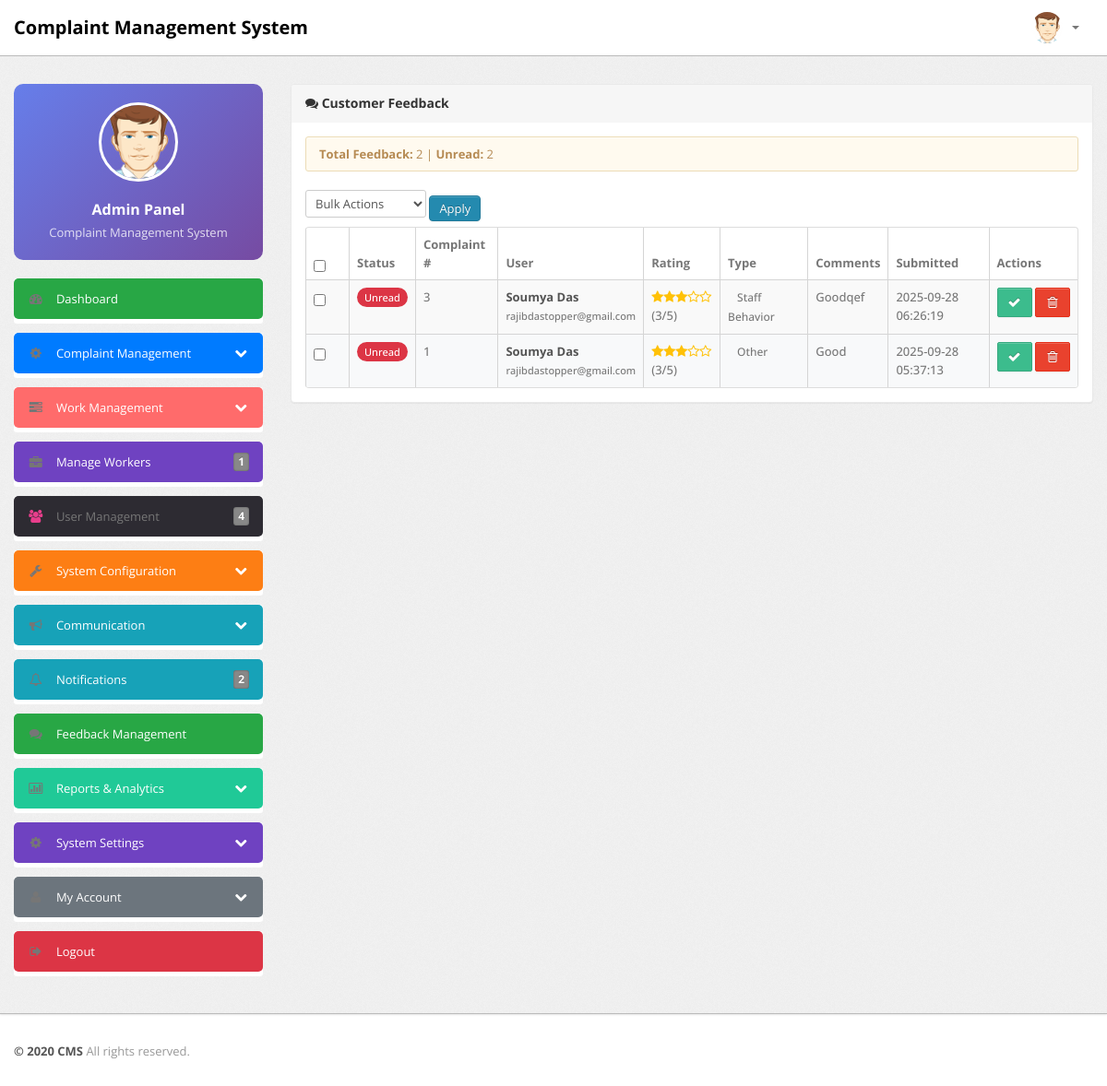
Screenshot of /admin/manage-feedback.php (signed in) with the database file from the repository.
### tables this page shows
CREATE TABLE `tblfeedback` (
  `id` int(11) NOT NULL,
  `complaintId` int(11) NOT NULL,
  `userId` int(11) NOT NULL,
  `rating` int(11) NOT NULL CHECK (`rating` >= 1 and `rating` <= 5),
  `feedbackType` varchar(50) NOT NULL,
  `comments` text DEFAULT NULL,
  `submissionDate` timestamp NOT NULL DEFAULT current_timestamp(),
  `isRead` tinyint(1) DEFAULT 0
);

CREATE TABLE `tblcomplaints` (
  `complaintNumber` int(11) NOT NULL,
  `userId` int(11) NOT NULL,
  `category` int(11) NOT NULL,
  `subcategory` varchar(255) NOT NULL,
  `complaintType` varchar(255) NOT NULL,
  `state` varchar(255) NOT NULL,
  `noc` varchar(255) NOT NULL,
  `complaintDetails` mediumtext NOT NULL,
  `complaintFile` varchar(255) DEFAULT NULL,
  `regDate` timestamp NOT NULL DEFAULT current_timestamp(),
  `status` varchar(50) DEFAULT NULL,
  `lastUpdationDate` timestamp NOT NULL DEFAULT '0000-00-00 00:00:00' ON UPDATE current_timestamp()
);

CREATE TABLE `users` (
  `id` int(11) NOT NULL,
  `fullName` varchar(100) NOT NULL,
  `userEmail` varchar(100) NOT NULL,
  `password` varchar(255) NOT NULL,
  `contactNo` varchar(15) NOT NULL,
  `address` varchar(255) NOT NULL,
  `consumerId` varchar(50) NOT NULL,
  `status` tinyint(1) NOT NULL DEFAULT 1,
  `regDate` timestamp NOT NULL DEFAULT current_timestamp()
);

### admin/manage-feedback.php (the view, shortened to what this page needs)
<?php
if(strlen($_SESSION['alogin'])==0) {
    header('location:index.php');
}
else{
?>
<!DOCTYPE html>
<html lang="en">
<head>
    <link type="text/css" href="bootstrap/css/bootstrap.min.css" rel="stylesheet">
    <link type="text/css" href="bootstrap/css/bootstrap-responsive.min.css" rel="stylesheet">
    <link type="text/css" href="css/theme.css" rel="stylesheet">
    <link type="text/css" href="images/icons/css/font-awesome.css" rel="stylesheet">
</head>
<body>
    <?php include('include/header.php');?>
    <div class="wrapper">
        <div class="container">
            <div class="row">
                <?php include('include/sidebar.php');?>
                <div class="span9">
                    <div class="content">
                        <div class="module">
                            <div class="module-head">
                                <h3><i class="icon-comments"></i> Customer Feedback</h3>
                            </div>
                            <div class="module-body">
                                <?php
                                $query = mysqli_query($bd, "SELECT f.*, u.fullName, u.userEmail, c.complaintNumber
                                                          FROM tblfeedback f
                                                          JOIN users u ON f.userId = u.id
                                                          JOIN tblcomplaints c ON f.complaintId = c.complaintNumber
                                                          ORDER BY f.isRead ASC, f.submissionDate DESC");
                                $total = mysqli_num_rows($query);
                                $unreadQuery = mysqli_query($bd, "SELECT COUNT(*) as unreadCount FROM tblfeedback WHERE isRead = 0");
                                $unreadRow = mysqli_fetch_assoc($unreadQuery);
                                $unreadCount = $unreadRow['unreadCount'];
                                ?>
                                <div class="alert alert-info">
                                    <strong>Total Feedback:</strong> <?php echo $total; ?> |
                                    <strong>Unread:</strong> <?php echo $unreadCount; ?>
                                </div>
                                <?php if($total > 0) { ?>
                                <form method="post" action="">
                                    <div class="bulk-actions mb-3">
                                        <select name="bulk_action" class="form-control d-inline-block" style="width: auto;">
                                            <option value="">Bulk Actions</option>
                                        </select>
                                        <button type="submit" class="btn btn-primary" onclick="return confirm('Are you sure you want to perform this action?')">Apply</button>
                                    </div>
                                    <div class="table-responsive">
                                        <table class="table table-bordered table-striped">
                                            <thead>
                                                <tr>
                                                    <th width="30"><input type="checkbox" id="selectAll"></th>
                                                    <th>Status</th>
                                                    <th>Complaint #</th>
                                                    <th>User</th>
                                                    <th>Rating</th>
                                                    <th>Type</th>
                                                    <th>Comments</th>
                                                    <th>Submitted</th>
                                                    <th>Actions</th>
                                                </tr>
                                            </thead>
                                            <tbody>
                                                <?php while($row = mysqli_fetch_array($query)) {
                                                    $typeClass = '';
                                                    $statusClass = $row['isRead'] ? 'status-read' : 'status-unread';
                                                    $statusText = $row['isRead'] ? 'Read' : 'Unread';
                                                    $rowClass = $row['isRead'] ? '' : 'feedback-row-unread';
                                                ?>
                                                <tr class="<?php echo $rowClass; ?>">
                                                    <td><input type="checkbox" name="feedback_ids[]" value="<?php echo $row['id']; ?>"></td>
                                                    <td><span class="status-badge <?php echo $statusClass; ?>"><?php echo $statusText; ?></span></td>
                                                    <td><?php echo htmlentities($row['complaintNumber']); ?></td>
                                                    <td>
                                                        <strong><?php echo htmlentities($row['fullName']); ?></strong><br>
                                                        <small><?php echo htmlentities($row['userEmail']); ?></small>
                                                    </td>
                                                    <td>
                                                        <span class="rating-stars">
                                                            <?php
                                                            for($i=1; $i<=5; $i++) {
                                                                if($i <= $row['rating']) {
                                                                    echo '<i class="icon-star"></i>';
                                                                } else {
                                                                    echo '<i class="icon-star-empty"></i>';
                                                                }
                                                            }
                                                            ?>
                                                        </span>
                                                        (<?php echo $row['rating']; ?>/5)
                                                    </td>
                                                    <td><span class="feedback-type <?php echo $typeClass; ?>"><?php echo htmlentities($row['feedbackType']); ?></span></td>
                                                    <td><?php echo htmlentities($row['comments']); ?></td>
                                                    <td><?php echo htmlentities($row['submissionDate']); ?></td>
                                                    <td class="table-actions">
                                                        <?php if($row['isRead']) { ?>
                                                            <a href="?action=markunread&id=<?php echo $row['id']; ?>" class="btn btn-sm btn-warning" title="Mark as Unread">
                                                                <i class="icon-envelope"></i>
                                                            </a>
                                                        <?php } else { ?>
                                                            <a href="?action=markread&id=<?php echo $row['id']; ?>" class="btn btn-sm btn-success" title="Mark as Read">
                                                                <i class="icon-ok"></i>
                                                            </a>
                                                        <?php } ?>
                                                        <a href="?action=delete&id=<?php echo $row['id']; ?>" class="btn btn-sm btn-danger"
                                                           onclick="return confirm('Are you sure you want to delete this feedback?')" title="Delete">
                                                            <i class="icon-trash"></i>
                                                        </a>
                                                    </td>
                                                </tr>
                                                <?php } ?>
                                            </tbody>
                                        </table>
                                    </div>
                                </form>
                                <?php } else { ?>
                                <div class="alert alert-warning text-center">
                                    <i class="icon-info-sign"></i> No feedback submitted yet.
                                </div>
                                <?php } ?>
                            </div>
                        </div>
                    </div>
                </div>
            </div>
        </div>
    </div>
    <?php include('include/footer.php');?>
</body>
</html>
<?php } ?>

### admin/css/theme.css (style rules this page uses)
body { font-size: 13px; font-family: 'Open Sans', Arial, sans-serif; background: #fff; color: #777 }
h1, h2, h3, h4, h5, h6 { color: #333; margin-top: 0 }
h3 { font-size: 20px }
strong, b { color: #555 }
small, .small { font-size: 11px }
.wrapper { background: url(../images/bg.png) #eee; border-bottom: 1px solid #bbb; -webkit-box-shadow: 0 1px 2px rgba(0,0,0,0.1); -moz-box-shadow: 0 1px 2px rgba(0,0,0,0.1); box-shadow: 0 1px 2px rgba(0,0,0,0.1); padding: 30px 0 }
form { margin: 0 }
select, textarea, input[type="text"], input[type="password"], input[type="datetime"], input[type="datetime-local"], input[type="date"], input[type="month"], input[type="time"], input[type="week"], input[type="number"], input[type="email"], input[type="url"], input[type="search"], input[type="tel"], input[type="color"], .uneditable-input, label, input, button, select, textarea { -webkit-border-radius: 3px; -moz-border-radius: 3px; border-radius: 3px; font-size: 13px; font-family: 'Open Sans', Tahoma, Arial, sans-serif }
.module { background: #fff; -webkit-border-radius: 3px; -moz-border-radius: 3px; border-radius: 3px; border: 1px solid #ccc; border-bottom-color: #bbb; -webkit-box-shadow: 0 0 1px rgba(0,0,0,0.2); -moz-box-shadow: 0 0 1px rgba(0,0,0,0.2); box-shadow: 0 0 1px rgba(0,0,0,0.2); margin-bottom: 30px }
.alert { background: #fffaef; border-color: #ecdcb6; -webkit-border-radius: 3px; -moz-border-radius: 3px; border-radius: 3px; -webkit-box-shadow: 0 1px 0 rgba(255,255,255,0.5) inset; -moz-box-shadow: 0 1px 0 rgba(255,255,255,0.5) inset; box-shadow: 0 1px 0 rgba(255,255,255,0.5) inset; color: #b68b53 }
.alert strong, .alert b { color: inherit }
.btn, .btn-box { -webkit-border-radius: 3px; -moz-border-radius: 3px; border-radius: 3px }
.btn [class^="icon-"], .btn-box [class^="icon-"], .btn [class*=" icon-"], .btn-box [class*=" icon-"] { min-width: 16px; text-align: center; display: inline-block!important }
.btn { font-size: 13px; font-weight: 600 }
.btn { display: inline-block; margin-bottom: 0; font-weight: 400; text-align: center; vertical-align: middle; cursor: pointer; background-image: none; border: 1px solid transparent; white-space: nowrap; padding: 4px 10px; font-size: 13px; line-height: 1.42857; border-radius: 4px; -webkit-user-select: none; -moz-user-select: none; -ms-user-select: none; user-select: none }
.btn-primary { color: #fff; background-color: #248aaf; border-color: #20799a }
.btn-success { color: #fff; background-color: #3cbc8d; border-color: #36a97f }
.btn-danger { color: #fff; background-color: #e9422e; border-color: #e52e18 }
.btn-group-sm>.btn, .btn-sm { padding: 5px 10px; font-size: 12px; line-height: 1.5; border-radius: 2px }
.table { margin-bottom: 0 }
.table th, .table td { border-color: #d5d5d5!important }
.table-bordered thead:first-child tr:first-child>th:first-child, .table-bordered tbody:first-child tr:first-child>td:first-child { -webkit-border-top-left-radius: 2px; -moz-border-radius-topleft: 2px; border-top-left-radius: 2px }
.table-bordered thead:first-child tr:first-child>th:last-child, .table-bordered tbody:first-child tr:first-child>td:last-child { -webkit-border-top-right-radius: 2px; -moz-border-radius-topright: 2px; border-top-right-radius: 2px }
.table-bordered thead:last-child tr:last-child>th:first-child, .table-bordered tbody:last-child tr:last-child>td:first-child, .table-bordered tfoot:last-child tr:last-child>td:first-child { -webkit-border-bottom-left-radius: 2px; -moz-border-radius-bottomleft: 2px; border-bottom-left-radius: 2px }
.table-bordered thead:last-child tr:last-child>th:last-child, .table-bordered tbody:last-child tr:last-child>td:last-child, .table-bordered tfoot:last-child tr:last-child>td:last-child { -webkit-border-bottom-right-radius: 2px; -moz-border-radius-bottomright: 2px; border-bottom-right-radius: 2px }
.module { box-shadow: 0 0 3px rgba(0,0,0,.1); border-color: #e9e9e9; margin-bottom: 20px; background-color: #fff; border-radius: 4px; -webkit-box-shadow: 0 1px 1px rgba(0,0,0,.05); box-shadow: 0 1px 1px rgba(0,0,0,.05); }
.module-head { color: #767676; background-color: #f6f6f6; border-color: #e9e9e9; padding: 10px 15px; border-bottom: 1px solid transparent; border-top-right-radius: 3px; border-top-left-radius: 3px; }
.module-head h3 { font-size: 14px; line-height: 20px; height: 20px; margin: 0 }
.module-body { padding: 15px }

### rows the page displays
tblfeedback: isRead "Unread", complaintId.complaintNumber "3", userId.fullName "Soumya Das", userId.userEmail "rajibdastopper@gmail.com", rating "3", feedbackType "Staff Behavior", comments "Goodqef", submissionDate "2025-09-28 06:26:19"
tblfeedback: isRead "Unread", complaintId.complaintNumber "1", userId.fullName "Soumya Das", userId.userEmail "rajibdastopper@gmail.com", rating "3", feedbackType "Other", comments "Good", submissionDate "2025-09-28 05:37:13"

### other values shown
$workers_count "1"
$num1 "4"
$num1 "2"
$total "2"
$unreadCount "2"
